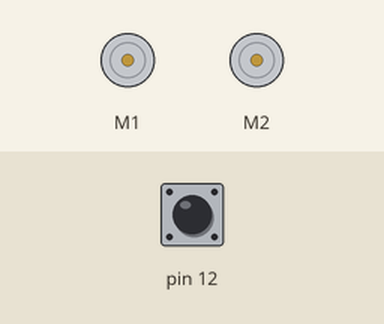
A sketch run on a simulated Arduino Uno, built with avr-gcc and run on an emulated ATmega328P. Parts: 2 × DC motor (green arrow = forward, orange = backward, longer = faster). The inputs (shaded band) are chosen by the test bench; at power-on: pin 12 HIGH.

Above: at 1.2 s.
1.3 s: pin 12 pulled LOW for 0.15 s
At 2.2 s:
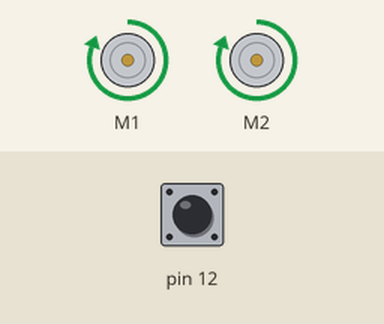
At 3.5 s:
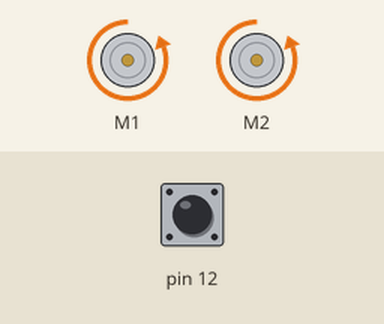
Timing chart, 0 to 22.4 s (numbered marks = the images above; inputs shaded):
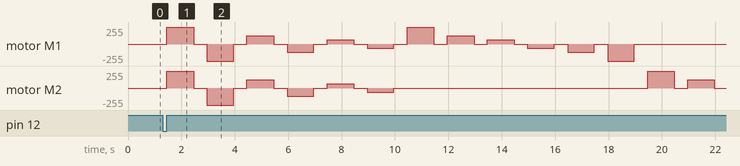

Measured:
- after the input at 1.3 s, motor M1: stopped → forward 255/255 after 0.15 s, → stopped 1.0 s later, → backward 255/255 0.50 s later, → stopped 1.0 s later, … (24 changes in this stretch); motor M2: stopped → forward 255/255 after 0.15 s, → stopped 1.0 s later, → backward 255/255 0.50 s later, → stopped 1.0 s later, … (16 changes in this stretch)

The sketch:

DRV8835_dual_motor_driver.ino
```cpp
/*
 * Die Testfunktion 'zumoSetSpeeds' testet die Ansteuerung der beiden Motoren. Die Motoren werden
 * sowohl einzeln als auch zusammen angesprochen. Die Motoren werden für jeweils 1 Sekunde auf
 * 25%, 50% und 100% Leistung in beide Richtungen angesteuert.
 *
 * Die Funktion'zumoSetSpeeds' erhält folgende Parameter:
 *
 * int speedLeftMotor: Geschwindigkeit des linken Motors
 * int speedRightMotor: Geschwindigkeit des rechten Motors
 * int driveDuration: Dauer der Motoransteuerung (Default ist der Wert von DRIVE_DURATION)
 * int pauseDuration: Dauer der Pause nach der Motoransteuerung (Default ist der Wert von PAUSE_DURATION)
 */

#include <Wire.h>
#include <ZumoShield.h>

ZumoMotors motors;
Pushbutton button(ZUMO_BUTTON);

#define MAX_SPEED       400
#define DRIVE_DURATION  1000 // Millisekunden
#define PAUSE_DURATION  500  // Millisekunden

// helper functions


void zumoSetSpeeds(int speedLeftMotor, int speedRightMotor, int driveDuration = DRIVE_DURATION, int pauseDuration = PAUSE_DURATION){
  motors.setSpeeds(speedLeftMotor, speedRightMotor);
  delay(driveDuration);
  motors.setSpeeds(0,0);
  delay(pauseDuration);
}

void setup() {

}

void loop() {

  button.waitForButton();

  // 100% Geschwindigkeit vorwärts auf linkem und rechtem Motor
  zumoSetSpeeds(MAX_SPEED, MAX_SPEED);

  // 100% Geschwindigkeit rückwärts auf linkem und rechtem Motor
  zumoSetSpeeds(-MAX_SPEED, -MAX_SPEED);

  // 50% Geschwindigkeit vorwärts auf linkem und rechtem Motor
  zumoSetSpeeds(MAX_SPEED * 0.5, MAX_SPEED * 0.5);

  // 50% Geschwindigkeit rückwärts auf linkem und rechtem Motor
  zumoSetSpeeds(-MAX_SPEED * 0.5, -MAX_SPEED * 0.5);

  // 25% Geschwindigkeit vorwärts auf linkem und rechtem Motor
  zumoSetSpeeds(MAX_SPEED * 0.25, MAX_SPEED * 0.25);

  // 25% Geschwindigkeit rückwärts auf linkem und rechtem Motor
  zumoSetSpeeds(-MAX_SPEED * 0.25, -MAX_SPEED * 0.25);

  // 100% Geschwindigkeit vorwärts linker Motor
  //   0% Geschwindigkeit vorwärts rechter Motor
  zumoSetSpeeds(MAX_SPEED, 0);

  // 50% Geschwindigkeit vorwärts linker Motor
  //   0% Geschwindigkeit vorwärts rechter Motor
  zumoSetSpeeds(MAX_SPEED * 0.5, 0);

  // 25% Geschwindigkeit vorwärts linker Motor
  //   0% Geschwindigkeit vorwärts rechter Motor
  zumoSetSpeeds(MAX_SPEED * 0.25, 0);

  // 25% Geschwindigkeit rückwärts linker Motor
  //   0% Geschwindigkeit rückwärts rechter Motor
  zumoSetSpeeds(-MAX_SPEED * 0.25, 0);

  // 50% Geschwindigkeit rückwärts linker Motor
  //   0% Geschwindigkeit rückwärts rechter Motor
  zumoSetSpeeds(-MAX_SPEED * 0.5, 0);

  // 100% Geschwindigkeit rückwärts linker Motor
  //   0% Geschwindigkeit rückwärts rechter Motor
  zumoSetSpeeds(-MAX_SPEED, 0);

  //  0% Geschwindigkeit vorwärts linker Motor
  // 100% Geschwindigkeit vorwärts rechter Motor
  zumoSetSpeeds(0, MAX_SPEED);

  //  0% Geschwindigkeit vorwärts linker Motor
  // 50% Geschwindigkeit vorwärts rechter Motor
  zumoSetSpeeds(0, MAX_SPEED * 0.5);

  //  0% Geschwindigkeit vorwärts linker Motor
  // 25% Geschwindigkeit vorwärts rechter Motor
  zumoSetSpeeds(0, MAX_SPEED * 0.25);

  //  0% Geschwindigkeit rückwärts linker Motor
  // 25% Geschwindigkeit rückwärts rechter Motor
  zumoSetSpeeds(0, -MAX_SPEED * 0.25);

  //  0% Geschwindigkeit rückwärts linker Motor
  // 50% Geschwindigkeit rückwärts rechter Motor
  zumoSetSpeeds(0, -MAX_SPEED * 0.5);

  //   0% Geschwindigkeit rückwärts linker Motor
  // 100% Geschwindigkeit rückwärts rechter Motor
  zumoSetSpeeds(0, -MAX_SPEED);
}
```
